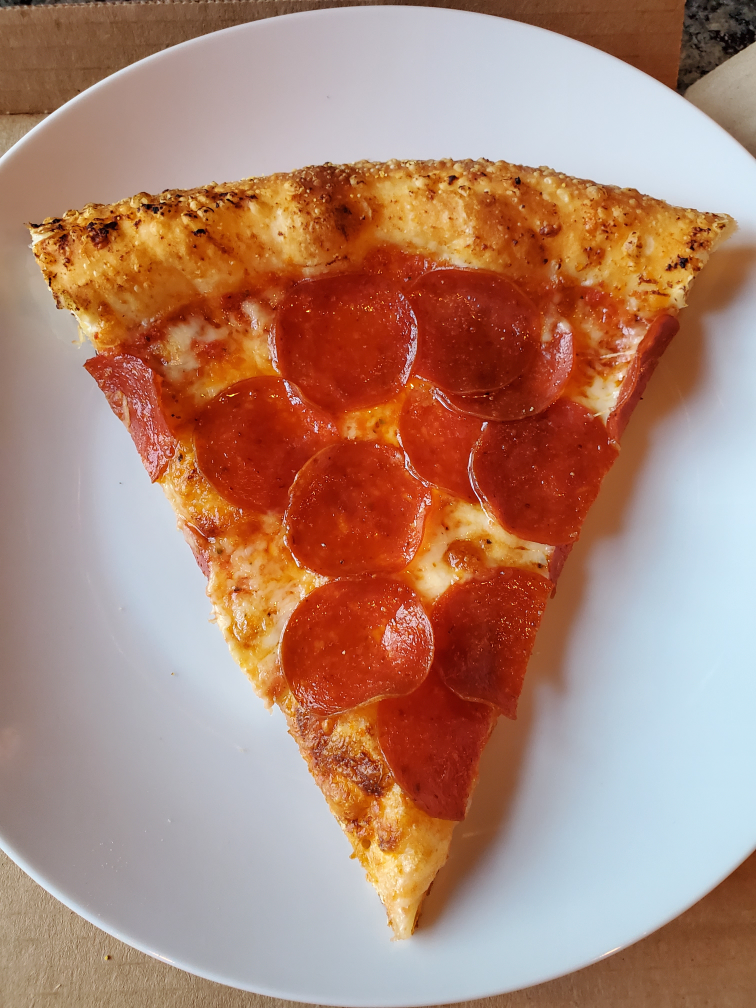
#> input picture slice.jpg, 3024 x 4032 px (shown at 1/4 size)
$ python cartoonify.py
#> lines starting #> are read from the running program, lines starting #| are printed output that depends on the picture
import cv2 as cv
import sys
import numpy as np

MEDIAN_KERNAL_SIZE = 7
BILATERAL_KERNAL_SIZE = 12
MAX_KERNEL_LENGTH = 31

img = cv.imread(cv.samples.findFile(f"./slice.jpg"))
#> img is the input picture: shape (4032, 3024, 3); mean B, G, R 115.8, 133.4, 174.3
if img is None:
    sys.exit("Could not read the image.")

# step 1: blur and detect edges
# apply median blur then canny edge detection

for i in range(1, MEDIAN_KERNAL_SIZE, 2):
    median = cv.medianBlur(img, i)

median_edges = cv.Canny(median, 100, 200)
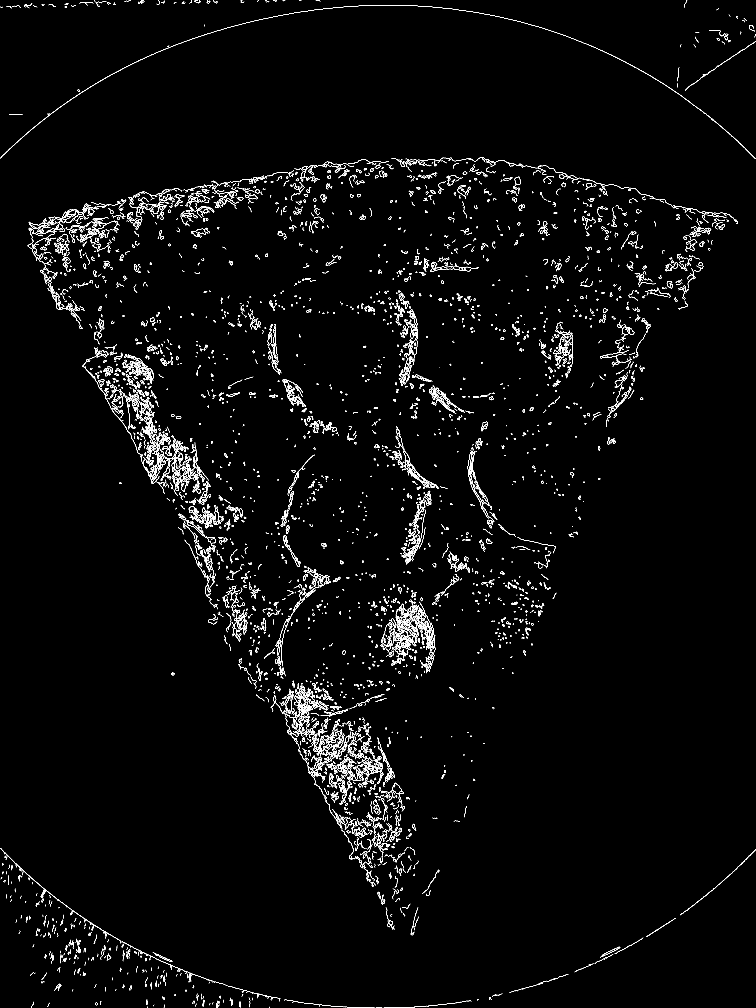
#> median_edges: shape (4032, 3024) (shown at 1/4 size); 1.4% white in thin lines or dots

# step 2: downsize image, bilateral filter, upsize, blur for smoothing
down_scale_percent = 25  # percent of original size
downsize_width = int(img.shape[1] * down_scale_percent / 100)
#> downsize_width = 756
downsize_height = int(img.shape[0] * down_scale_percent / 100)
#> downsize_height = 1008
downsize_dim = (downsize_width, downsize_height)
#> downsize_dim = (756, 1008)

# downsize image
downsized = cv.resize(img, downsize_dim, interpolation=cv.INTER_AREA)
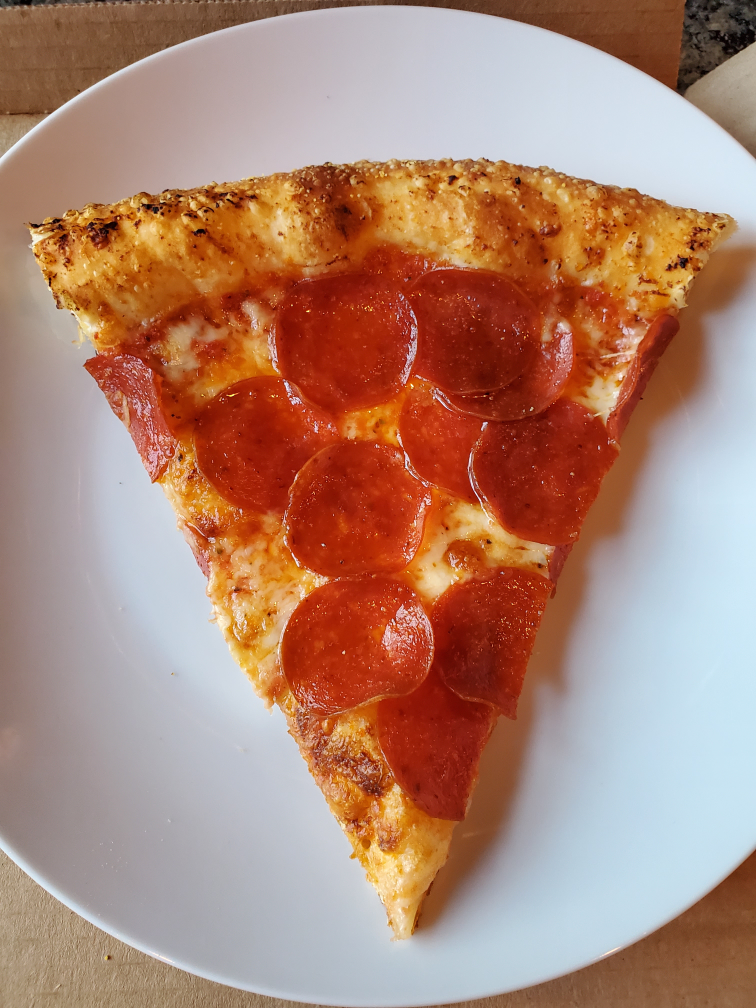
#> downsized: shape (1008, 756, 3); mean B, G, R 115.8, 133.4, 174.3

# apply bilteral filter to downsized image
bilateral = downsized

for j in range(0, 14):
    for i in range(1, BILATERAL_KERNAL_SIZE, 2):
        bilateral = cv.bilateralFilter(bilateral, i, i * 2, i / 2)
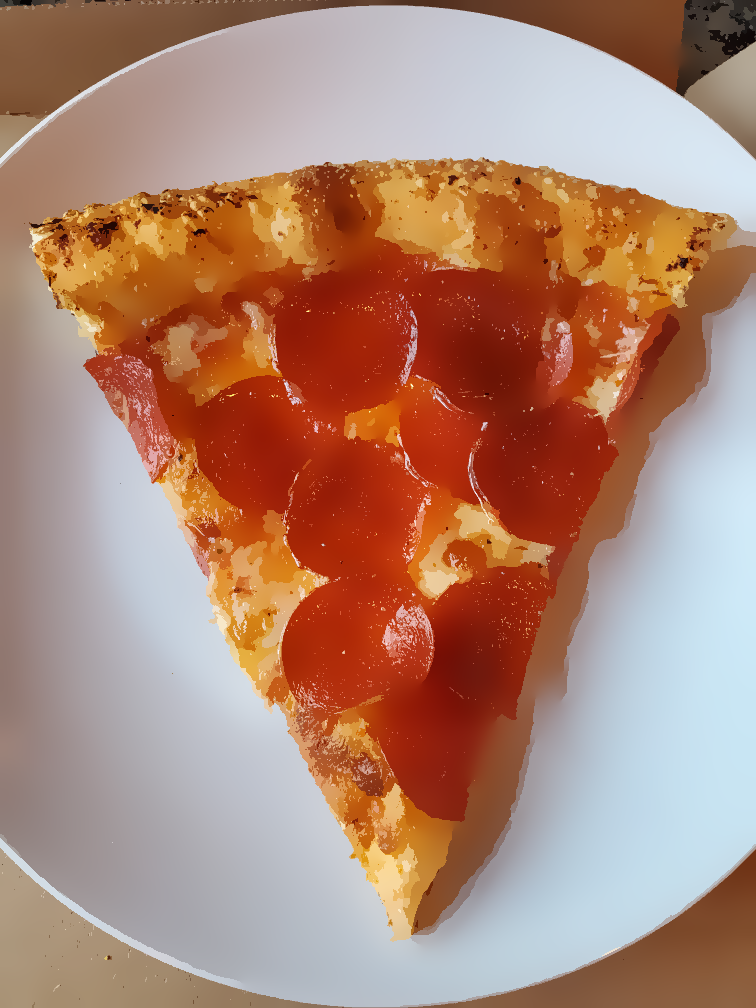
#> bilateral: shape (1008, 756, 3); mean B, G, R 115.5, 133.3, 174.2

upsize_width = int(img.shape[1])
#> upsize_width = 3024
upsize_height = int(img.shape[0])
#> upsize_height = 4032
upsize_dim = (upsize_width, upsize_height)
#> upsize_dim = (3024, 4032)

# upsize the filtered image back to original size
upsized = cv.resize(bilateral, upsize_dim, interpolation=cv.INTER_AREA)

# apply median blur to smooth errrors of upsizing
for i in range(1, MEDIAN_KERNAL_SIZE, 2):
    final_toon = cv.medianBlur(upsized, i)

# combine edges and toon
# canny produces a b&w image with no channel value so addWeighted will not work
median_edges_downsized = cv.resize(
    median_edges, downsize_dim, interpolation=cv.INTER_AREA)
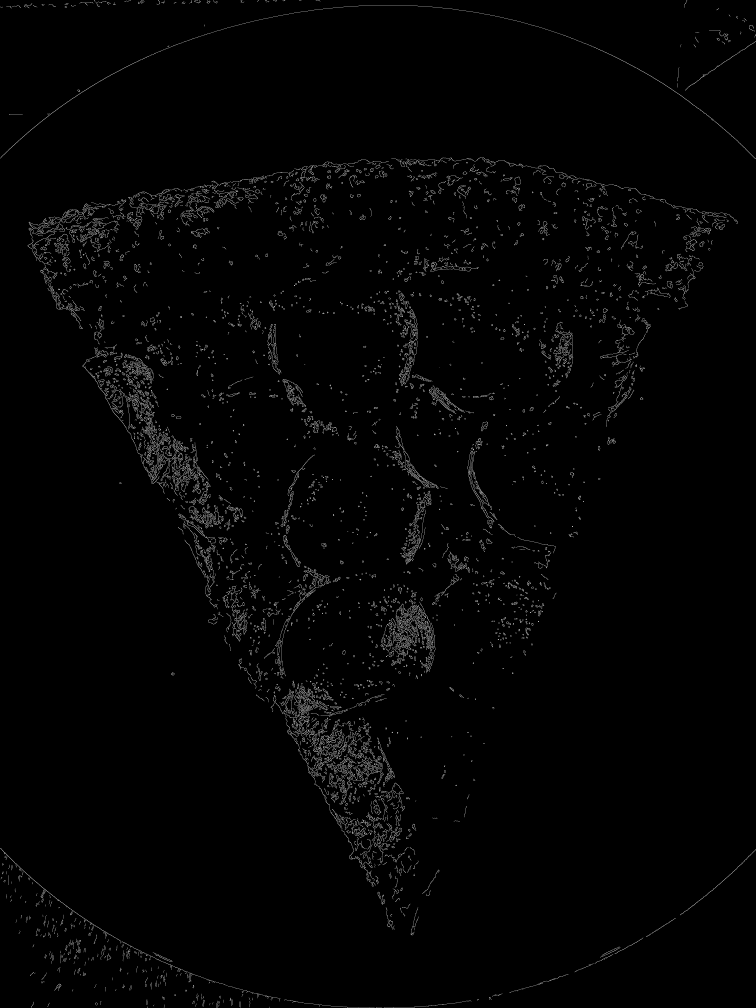
#> median_edges_downsized: shape (1008, 756); min 0, max 191, mean 3.6
median_edges_upsized = cv.resize(
    median_edges_downsized, upsize_dim, interpolation=cv.INTER_AREA)

cv.imshow('Median/Upsized', final_toon)
# Wait until user press some key
cv.waitKey()

$ run again, with sal.jpg copied over slice.jpg
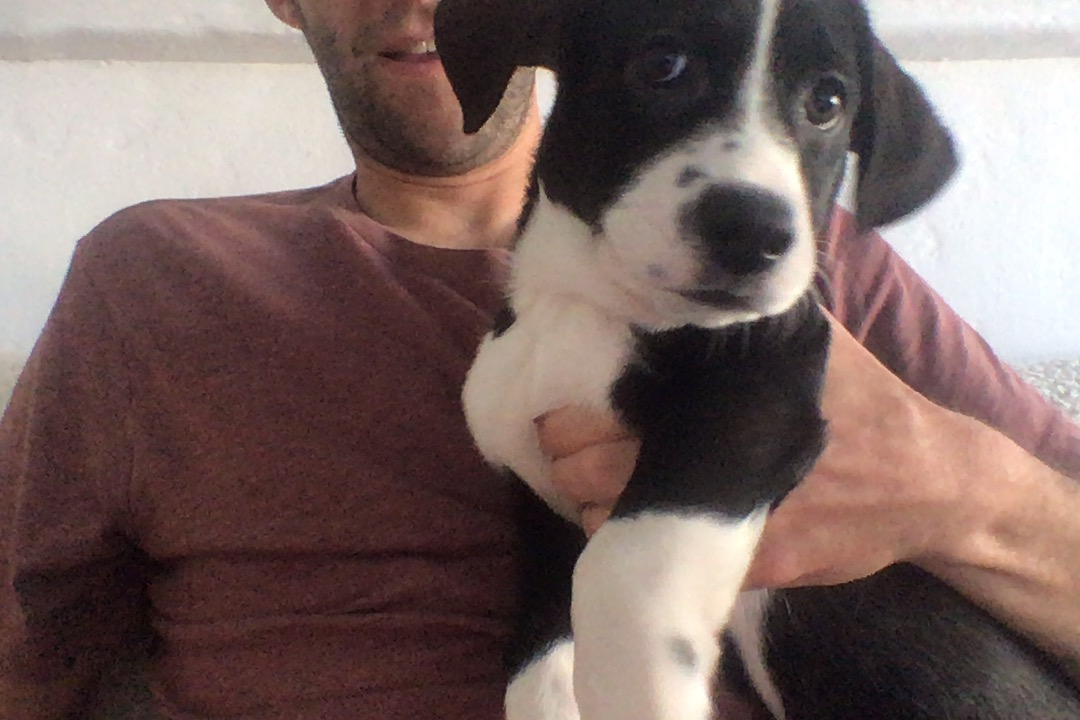
#> input picture sal.jpg, 1080 x 720 px
#> img is the input picture: shape (720, 1080, 3); mean B, G, R 96.9, 100.4, 120.5
#> `median_edges = cv.Canny(median, 100, 200)`:
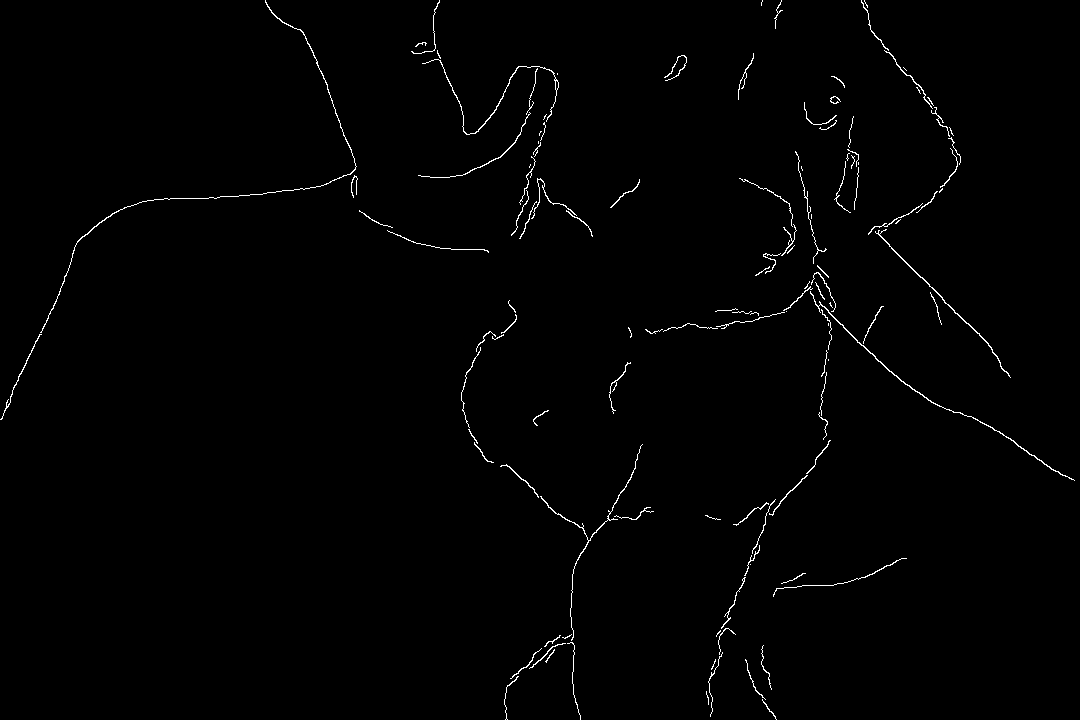
#> median_edges: shape (720, 1080); 0.93% white in thin lines or dots
#> `median_edges_downsized = cv.resize( median_edges, downsize_dim, interp..`:
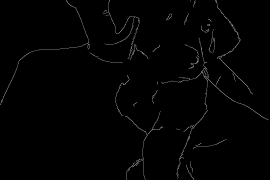
#> median_edges_downsized: shape (180, 270); min 0, max 143, mean 2.4
